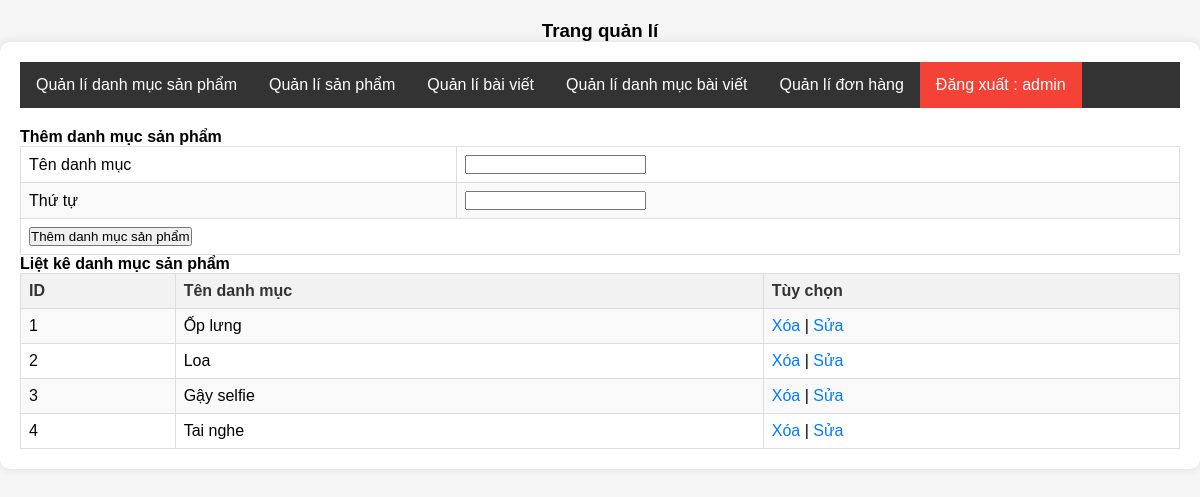
The page /HoangAnhStore/admincp/index.php?action=quanlidanhmucsanpham&query=them (signed in) on the database its author committed.
### tables this page shows
CREATE TABLE `tbl_danhmuc` (
  `id_danhmuc` int(11) NOT NULL,
  `tendanhmuc` varchar(100) NOT NULL,
  `thutu` int(11) NOT NULL
);

### HoangAnhStore/admincp/modules/quanlidanhmucsp/lietke.php (the view)
<?php
    $sql_lietke_danhmucsp = "select * from tbl_danhmuc order by thutu desc";
    $query_lietke_danhmucsp = mysqli_query($mysqli,$sql_lietke_danhmucsp);
?>
<h4>Liệt kê danh mục sản phẩm</h4>
<table class="ListTable" border="1" width="100%" style="border-collapse: collapse;">
    <tr>
        <th>ID</th>
        <th>Tên danh mục</th>
        <th>Tùy chọn</th>
    </tr>
<?php
    $i = 0;
    while($row = mysqli_fetch_array($query_lietke_danhmucsp))
    {
        $i++;
?>
    <tr>
        <td><?php echo $i ?></td>
        <td><?php echo $row['tendanhmuc'] ?></td>
        <td>
            <a href="modules/quanlidanhmucsp/xuli.php?iddanhmuc=<?php echo $row['id_danhmuc'] ?>">Xóa</a> | <a name = "suadanhmuc" href="?action=quanlidanhmucsanpham&query=sua&iddanhmuc=<?php echo $row['id_danhmuc'] ?>">Sửa</a>
        </td>
    </tr>
<?php
    }
?>
</table>

### HoangAnhStore/admincp/css/styleadmincp.css (style rules this page uses)
* { margin: 0; padding: 0; box-sizing: border-box; }
html, body { width: 100%; height: 100%; }
body { font-family: Arial, sans-serif; background-color: #f5f5f5; margin: 0; padding: 0; }
.ListTable { width: 100%; border-collapse: collapse; }
.ListTable th, .ListTable td { border: 1px solid #ddd; padding: 8px; }
.ListTable th { background-color: #f2f2f2; color: #333; text-align: left; }
.ListTable tr:nth-child(even) { background-color: #f9f9f9; }
.ListTable a { text-decoration: none; color: #007bff; }

### rows shown on the page
tbl_danhmuc: tendanhmuc "Ốp lưng"
tbl_danhmuc: tendanhmuc "Loa"
tbl_danhmuc: tendanhmuc "Gậy selfie"
tbl_danhmuc: tendanhmuc "Tai nghe"

### other values the page prints
$_SESSION['dangnhap'] "admin"
